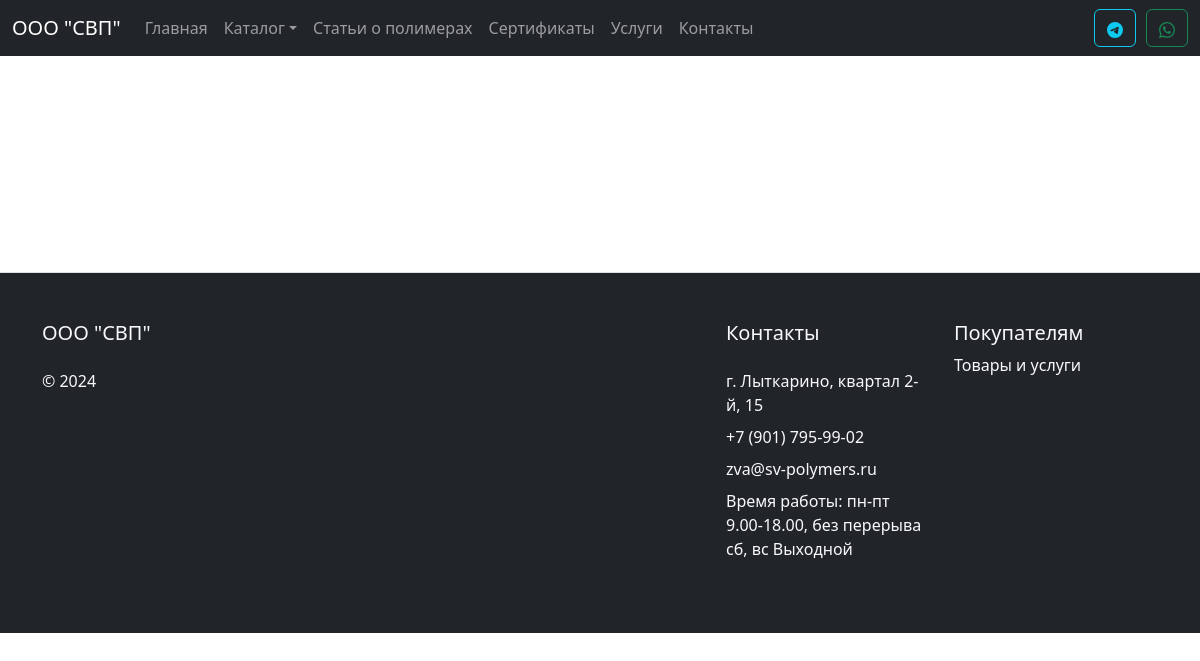
/catalog/pvc_plastic/products?sub=5, run on an earlier commit of the app's database.
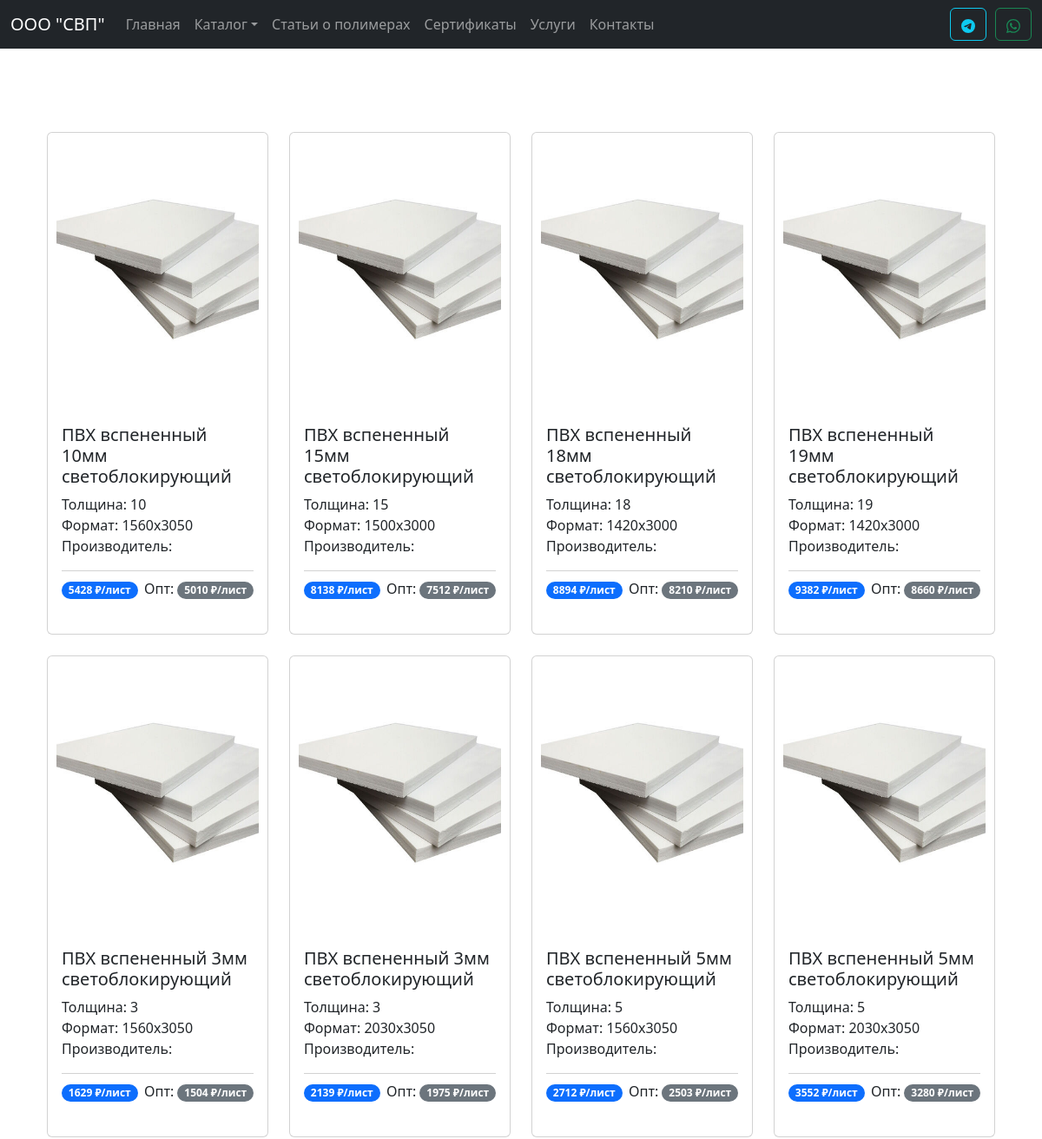
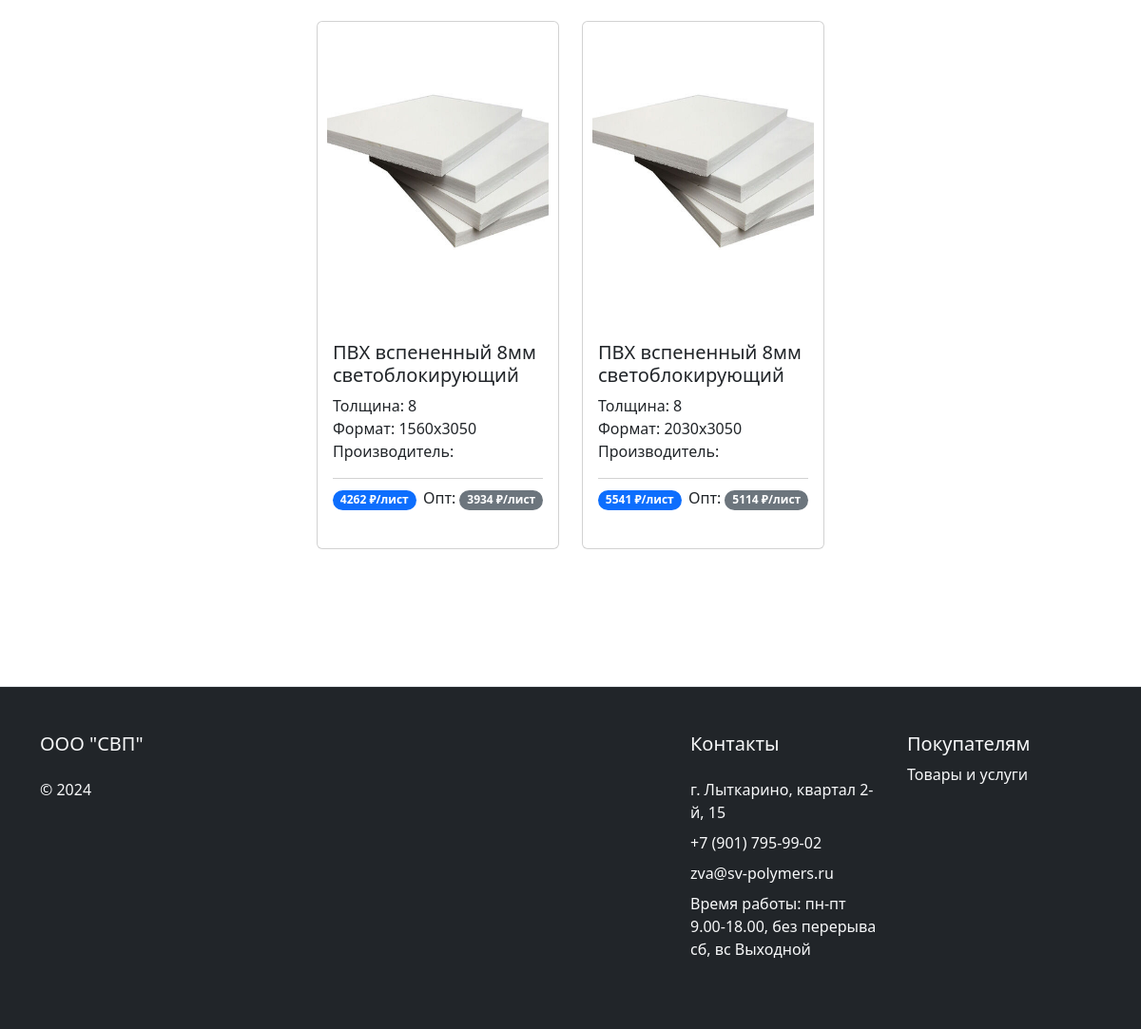
And on a later commit of the database (2 pictures, top to bottom).
### tables this page shows
CREATE TABLE `products_pvc_plastic` (
  `id` int(11) NOT NULL COMMENT 'Идентификатор',
  `name` varchar(100) NOT NULL COMMENT 'Наименование',
  `category` int(2) NOT NULL COMMENT 'Категория',
  `subcategory` int(2) NOT NULL COMMENT 'Подкатегория',
  `image` varchar(100) NOT NULL COMMENT 'Изображение',
  `price` int(10) NOT NULL COMMENT 'Цена',
  `opt_price` int(10) NOT NULL COMMENT 'Оптовая цена',
  `pack` varchar(100) NOT NULL COMMENT 'Упаковка',
  `description` varchar(1000) NOT NULL COMMENT 'Описание',
  `color` varchar(100) NOT NULL COMMENT 'Цвет',
  `surface` varchar(100) NOT NULL COMMENT 'Поверхность',
  `thickness` float NOT NULL COMMENT 'Толщина',
  `length` int(5) NOT NULL COMMENT 'Длина',
  `width` int(5) NOT NULL COMMENT 'Ширина',
  `manufacturer` varchar(50) NOT NULL COMMENT 'Производитель',
  `description_full` varchar(3000) NOT NULL COMMENT 'Полное описание',
  `compound` varchar(3000) NOT NULL COMMENT 'Состав',
  `properties` varchar(3000) NOT NULL COMMENT 'Свойства',
  `applying` varchar(3000) NOT NULL COMMENT 'Применение'
);

### catalog/pvc_plastic/products.php (the view, shortened to what this page needs)
<?
include_once $_SERVER['DOCUMENT_ROOT'] . "/modules/header.php";
require($_SERVER['DOCUMENT_ROOT'] . '/database/db.php');
$subcategory = $_GET['sub'];
if ($subcategory) {
  $sql = "SELECT * FROM products_pvc_plastic WHERE subcategory = $subcategory";
} else {
  $sql = "SELECT * FROM products WHERE category = 2";
}
$result = $conn->query($sql);
if ($result->num_rows != 0) {
  $products = $result->fetch_all(MYSQLI_ASSOC);
}
?>
<div class="container my-5">
  <div class="container mt-5 mb-5">
    <div class="row row-cols-1 row-cols-md-4 g-4 justify-content-center">
      <?php foreach ($products as $product): ?>
        <div class="col">
          <a href="/catalog/pvc_plastic/product?id=<?= $product['id']; ?>" class="card h-100 ki-card">
            <div style="padding:10px;">
              <img style="width: 100%; height: 300px;" src=<?= '/assets/images/catalog/' . $product['image'] ?> class="card-img-top" alt=<?= $product['name'] ?>>
            </div>
            <div class="card-body d-flex flex-column ">
              <h5 class="card-title"><?= $product['name'] ?></h5>
              <p class="card-text">
                <?php if ($product['thickness']) { ?>
                  Толщина: <?= $product['thickness'] ?><br>
                <? } ?>
                Формат: <?= $product['length'] . 'x' . $product['width'] ?><br>
                Производитель: <?= $product['manufacturer'] ?><br>
              <div class="card-footer bg-transparent d-flex justify-content-between px-0">
                <p><span class="badge rounded-pill bg-primary"><?= $product['price']; ?> ₽/лист</span></p>
                <p>Опт: <span class="badge rounded-pill bg-secondary"><?= $product['opt_price']; ?> ₽/лист</span></p>
              </div>
            </div>
          </a>
        </div>
      <?php endforeach; ?>
    </div>
  </div>
</div>
<? include_once $_SERVER['DOCUMENT_ROOT'] . "/modules/footer.php"; ?>

What changed in the data, as far as the page shows it:
added products_pvc_plastic: image (picture), name "ПВХ вспененный 10мм светоблокирующий", thickness "10", length "1560", width "3050", price "5428", opt_price "5010"
added products_pvc_plastic: image (picture), name "ПВХ вспененный 15мм светоблокирующий", thickness "15", length "1500", width "3000", price "8138", opt_price "7512"
added products_pvc_plastic: image (picture), name "ПВХ вспененный 18мм светоблокирующий", thickness "18", length "1420", width "3000", price "8894", opt_price "8210"
added products_pvc_plastic: image (picture), name "ПВХ вспененный 19мм светоблокирующий", thickness "19", length "1420", width "3000", price "9382", opt_price "8660"
added products_pvc_plastic: image (picture), name "ПВХ вспененный 3мм светоблокирующий", thickness "3", length "1560", width "3050", price "1629", opt_price "1504"
added products_pvc_plastic: image (picture), name "ПВХ вспененный 3мм светоблокирующий", thickness "3", length "2030", width "3050", price "2139", opt_price "1975"
added products_pvc_plastic: image (picture), name "ПВХ вспененный 5мм светоблокирующий", thickness "5", length "1560", width "3050", price "2712", opt_price "2503"
added products_pvc_plastic: image (picture), name "ПВХ вспененный 5мм светоблокирующий", thickness "5", length "2030", width "3050", price "3552", opt_price "3280"
added products_pvc_plastic: image (picture), name "ПВХ вспененный 8мм светоблокирующий", thickness "8", length "1560", width "3050", price "4262", opt_price "3934"
added products_pvc_plastic: image (picture), name "ПВХ вспененный 8мм светоблокирующий", thickness "8", length "2030", width "3050", price "5541", opt_price "5114"
